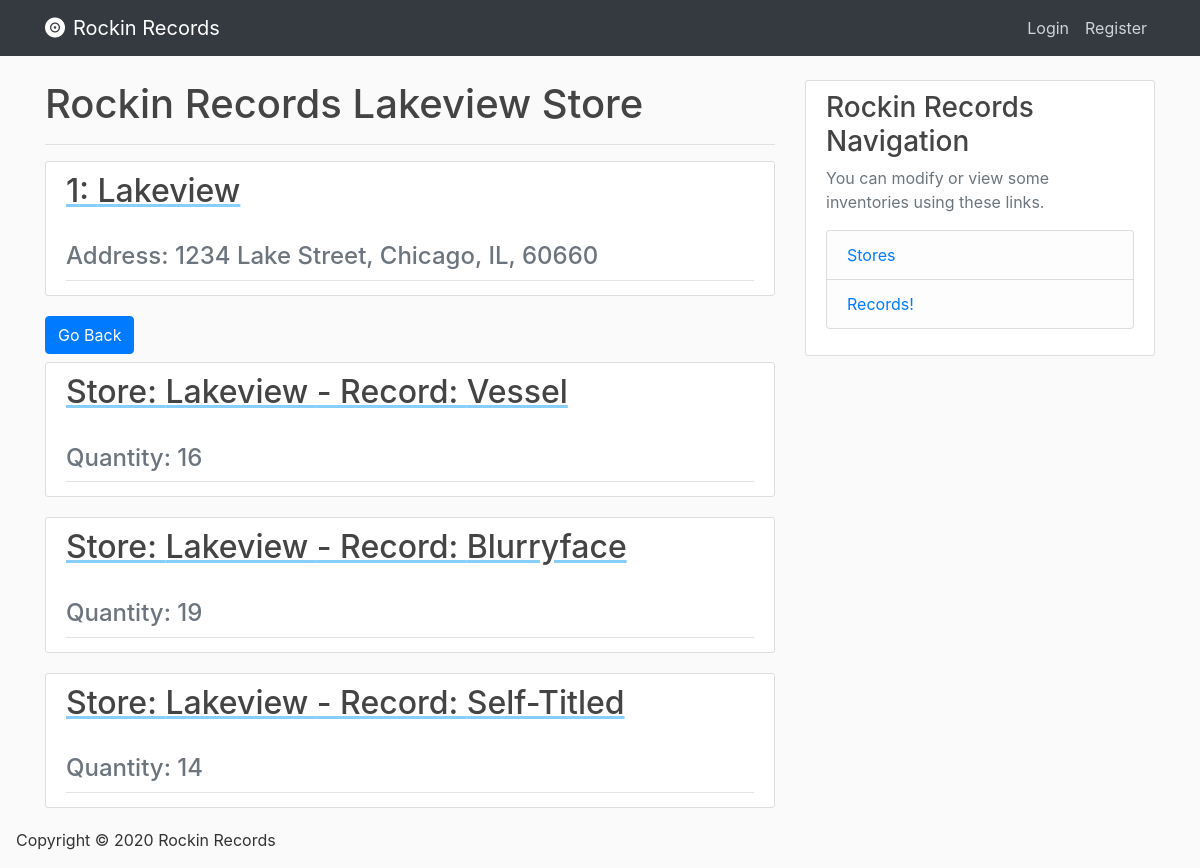
The page /store/1 on the database as committed earlier.
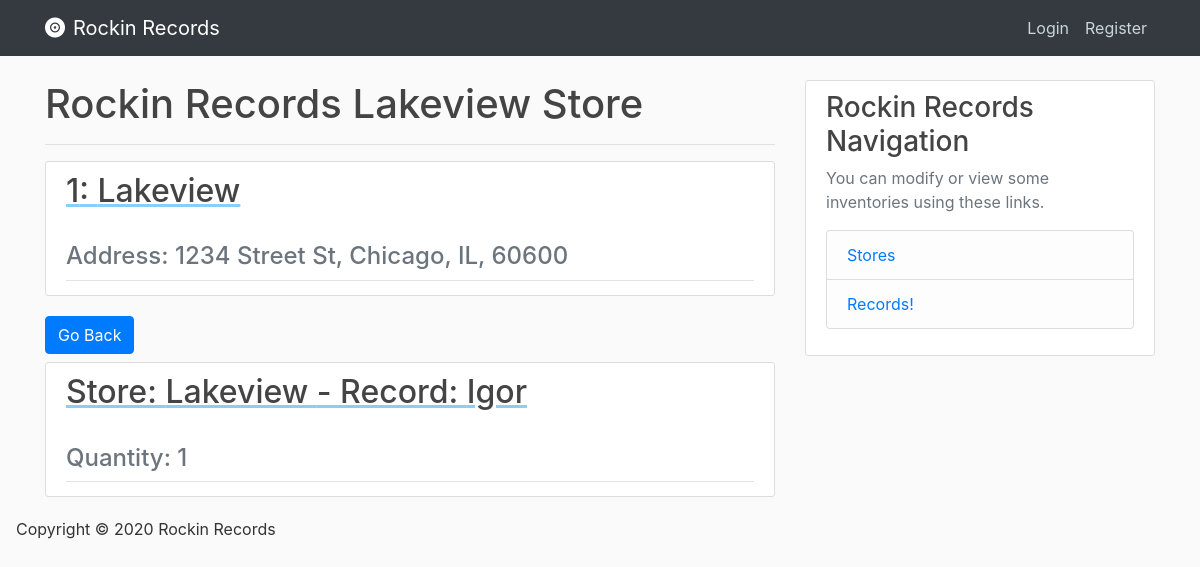
The same page on the database as committed later.
### database/models.py (models this page shows, shortened)
class Stores(db.Model):
    store_id = db.Column(db.Integer, primary_key=True, nullable=False, autoincrement="auto")
    store_name = db.Column(db.String(120), nullable=False)
    street_address = db.Column(db.String(120), nullable=False)
    city_address = db.Column(db.String(120), nullable=False)
    state_address = db.Column(db.String(120), nullable=False)
    zip_address = db.Column(db.String(120), nullable=False)

class Inventory(db.Model):
    record_id = db.Column(db.Integer, db.ForeignKey('records.record_id'), primary_key=True, nullable=False)
    store_id = db.Column(db.Integer, db.ForeignKey('stores.store_id'), primary_key=True, nullable=False)
    quantity = db.Column(db.Integer, nullable=False)

class Records(db.Model):
    record_id = db.Column(db.Integer, primary_key=True, nullable=False, autoincrement="auto")
    record_name = db.Column(db.String(120), nullable=False)
    record_genre = db.Column(db.String(120), nullable=False)
    record_price = db.Column(db.Float, nullable=False)
    artist_id = db.Column(db.Integer, db.ForeignKey('artists.artist_id'), nullable=False)

### database/routes.py (the view)
@app.route('/store/<store_id>', methods=['GET', 'POST'])
def store(store_id):
    store = Stores.query.get_or_404(store_id)
    store_inventory = Inventory.query.join(Records, Inventory.record_id == Records.record_id)\
        .add_columns(Inventory.quantity, Records.record_id, Records.record_name)\
        .join(Stores, Inventory.store_id == Stores.store_id)\
        .add_columns(Stores.store_name, Stores.store_id).filter(Stores.store_id == Inventory.store_id).filter(Inventory.store_id == store.store_id).all()
    return render_template('store.html', store=store, store_inventory=store_inventory)

### database/Templates/store.html (shortened to what this page needs)
{% extends "index.html" %}
{% block content %}
    <h1> Rockin Records {{store.store_name}} Store</h1>
    <hr>
        <article class="media content-section">
            <div class="media-body">
                <div class="article-metadata">
                    <a class="mr-2" href="#" style="text-decoration: underline; text-decoration-color: lightskyblue;" >
                    <h2> {{ store['store_id'] }}: {{ store['store_name'] }} </h2>
                    </a>
                    <h4 class="text-muted"> Address: {{ store['street_address'] }}, {{ store['city_address'] }}, {{ store['state_address']}}, {{ store['zip_address'] }}</h4>
                </div>
          </div>
        </article>
     <div>
        <a href="{{ url_for('home') }} ">
          <button class='btn btn-primary'>
              Go Back
          </button>
        </a>
     </div>
    {% for si in store_inventory %}
        <article class="media content-section mt-2">
            <div class="media-body">
                <div class="article-metadata">
                    <a class="mr-2" href="{{ url_for('inventory', record_id=si.record_id, store_id=si.store_id) }}" style="text-decoration: underline; text-decoration-color: lightskyblue;" >
                        <h2> Store: {{ si['store_name'] }} - Record: {{ si['record_name'] }} </h2>
                    </a>
                    <h4 class="text-muted">Quantity: {{ si['quantity'] }}</h4>
                </div>
          </div>
        </article>
    {% endfor %}
{% endblock content %}

Rows that differ between the two databases and show on the page:
removed Inventory: store_name "Lakeview", record_name "Blurryface", quantity "19"
removed Inventory: store_name "Lakeview", record_name "Self-Titled", quantity "14"
changed Stores "Lakeview": street_address "1234 Lake Street" → "1234 Street St"; zip_address "60660" → "60600"
changed Inventory "Lakeview": record_name "Vessel" → "Igor"; quantity "16" → "1"
